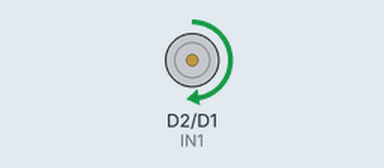
A sketch run on a simulated ESP8266 (NodeMCU). Parts: motor-driver pin pairs drawn as motors (green arrow = first pin HIGH = forward, orange = second pin HIGH = backward, longer = more drive, scaled by the enable pin).

Above: at 1.0 s.
At 3.0 s:
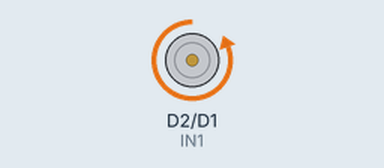
At 5.0 s:
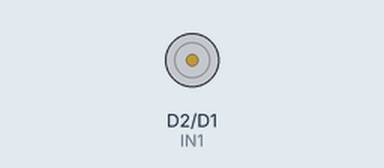
Timing chart, 0 to 7.8 s (numbered marks = the images above):
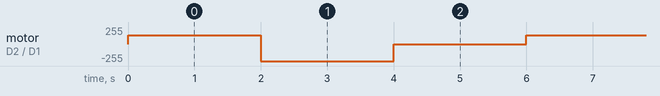

Measured:
- by itself, motor on D2 (IN1) / D1 (IN2): repeats every 6.0 s: backward 255/255 2.0 s, stopped 2.0 s, forward 128/255 2.0 s

The sketch:

DC_MOTOR.ino
```cpp
#define ENA D5    // Motor speed control (PWM)
#define IN1 D2   // Motor direction 1
#define IN2 D1   // Motor direction 2

#define IN3 D7   // variable for the TXS0108E


void setup() {
  pinMode(ENA, OUTPUT);
  pinMode(IN1, OUTPUT);
  pinMode(IN2, OUTPUT);

  digitalWrite(IN3,HIGH);  // sets the TXS0108E to HIGH
}

void loop() {
  // Move motor forward at half speed
  digitalWrite(IN1, HIGH);
  digitalWrite(IN2, LOW);
  analogWrite(ENA, 128); // PWM speed (0-255)

  delay(2000);

  // Move motor backward at full speed
  digitalWrite(IN1, LOW);
  digitalWrite(IN2, HIGH);
  analogWrite(ENA, 255);

  delay(2000);

  // Stop motor
  digitalWrite(IN1, LOW);
  digitalWrite(IN2, LOW);
  analogWrite(ENA, 0);

  delay(2000);
}
```
